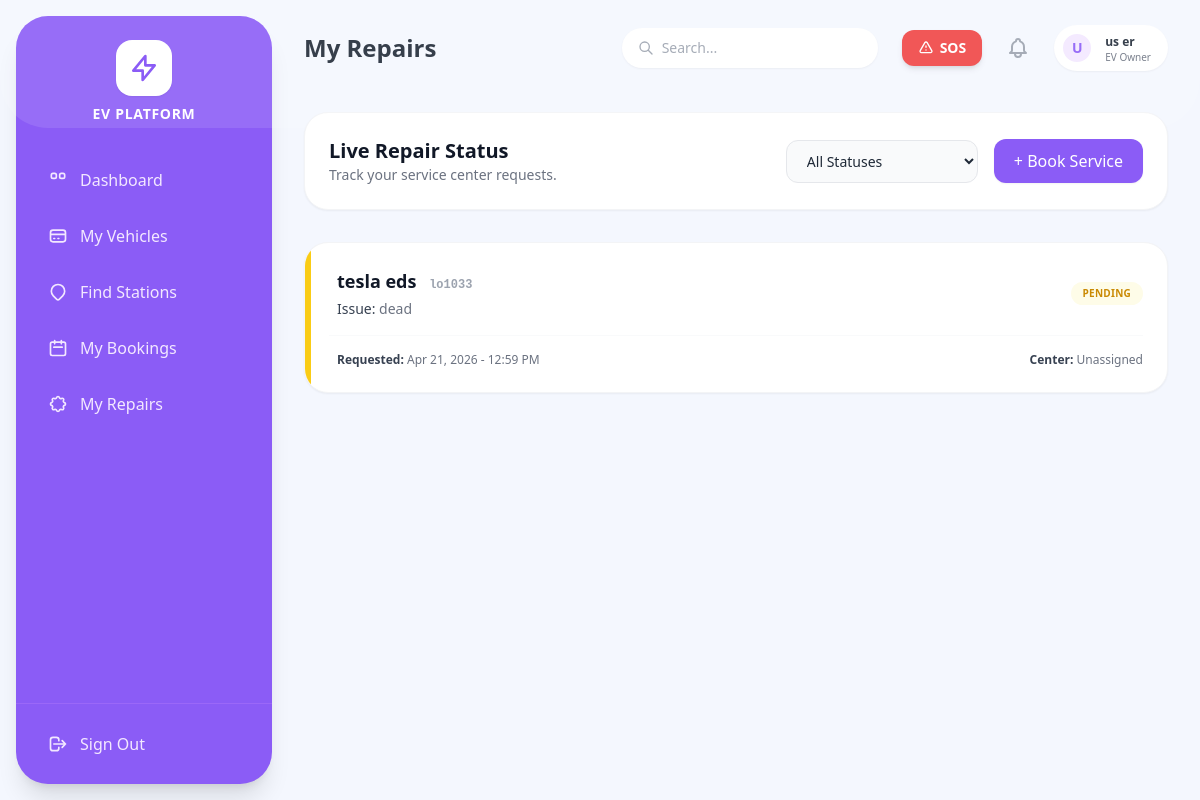
Page /owner/service/my-repairs/ (signed in) on the committed database.
### accounts/models.py (models this page shows, shortened)
class User(AbstractUser):
    class RoleChoices(models.TextChoices):
        ADMIN = 'ADMIN', 'Admin'
        EV_OWNER = 'EV_OWNER', 'EV Owner'
        STATION_OPERATOR = 'STATION_OPERATOR', 'Charging Station Operator'
        SERVICE_CENTER = 'SERVICE_CENTER', 'Service Center'
        DELIVERY_PARTNER = 'DELIVERY_PARTNER', 'Delivery Partner'
    role = models.CharField(max_length=20, choices=RoleChoices.choices, default=RoleChoices.EV_OWNER)
    phone_number = models.CharField(max_length=15, unique=True, blank=True, null=True)
    is_approved = models.BooleanField(default=False)
    email_verified = models.BooleanField(default=False) # For optional email verification

### owner/models.py (models this page shows, shortened)
class ServiceRequest(models.Model):
    STATUS_CHOICES = (
        ('pending', 'Pending'),
        ('in_progress', 'In Progress'),
        ('completed', 'Completed'),
        ('rejected', 'Rejected'),
    )
    user = models.ForeignKey(settings.AUTH_USER_MODEL, on_delete=models.CASCADE, related_name='service_requests')
    vehicle = models.ForeignKey(Vehicle, on_delete=models.CASCADE)
    service_center = models.ForeignKey('service.ServiceCenter', on_delete=models.CASCADE)
    issue_description = models.TextField()
    status = models.CharField(max_length=20, choices=STATUS_CHOICES, default='pending')
    created_at = models.DateTimeField(auto_now_add=True)

class Vehicle(models.Model):
    user = models.ForeignKey(settings.AUTH_USER_MODEL, on_delete=models.CASCADE, related_name='vehicles')
    make = models.CharField(max_length=100)
    model = models.CharField(max_length=100)
    registration_number = models.CharField(max_length=50, unique=True)
    battery_level = models.IntegerField(validators=[MinValueValidator(0), MaxValueValidator(100)], default=100)
    vehicle_type = models.CharField(max_length=50, blank=True, null=True)

### service/models.py (models this page shows, shortened)
class ServiceCenter(models.Model):
    user = models.OneToOneField(settings.AUTH_USER_MODEL, on_delete=models.CASCADE, related_name='service_center')
    name = models.CharField(max_length=255)
    contact_details = models.CharField(max_length=255)
    service_capabilities = models.TextField(help_text="e.g., Battery diagnostics, Motor repair")
    created_at = models.DateTimeField(auto_now_add=True)

### owner/views.py (the view)
# urls.py: path('service/my-repairs/', views.owner_service_dashboard, name='owner_service_dashboard'),
@login_required
@role_required('EV_OWNER')
def owner_service_dashboard(request):
    repairs = ServiceRequest.objects.filter(user=request.user).order_by('-created_at')
    status_filter = request.GET.get('status', '')
    if status_filter:
        repairs = repairs.filter(status=status_filter)
    return render(request, 'owner/repair_tracking.html', {'repairs': repairs, 'status_filter': status_filter})

### notifications/context_processors.py (called while the page is built)
def unread_count(request):
    if request.user.is_authenticated:
        count = request.user.notifications.filter(is_read=False).count()
        return {'unread_notifications_count': count}
    return {'unread_notifications_count': 0}

### owner/templates/owner/repair_tracking.html (shortened to what this page needs)
{% extends 'base.html' %}
{% block header_title %}My Repairs{% endblock %}
{% block content %}
<div class="max-w-5xl mx-auto space-y-8">
    <div class="bg-white p-6 rounded-[1.5rem] shadow-sm border border-gray-100 flex flex-col md:flex-row justify-between items-center gap-4">
        <div>
            <h2 class="text-xl font-bold text-gray-900">Live Repair Status</h2>
            <p class="text-sm text-gray-500">Track your service center requests.</p>
        </div>
        <div class="flex items-center gap-4 w-full md:w-auto">
            <form method="get" class="flex-1 md:w-48">
                <select name="status" onchange="this.form.submit()" class="w-full bg-gray-50 border border-gray-200 rounded-xl px-4 py-2.5 text-sm outline-none focus:border-[#8b5cf6] focus:ring-1 focus:ring-[#8b5cf6]">
                    <option value="">All Statuses</option>
                </select>
            </form>
            <a href="{% url 'book_repair' %}" class="bg-[#8b5cf6] text-white px-5 py-2.5 rounded-xl font-medium hover:bg-purple-600 transition whitespace-nowrap shadow-sm">+ Book Service</a>
        </div>
    </div>
    <div class="space-y-4">
        {% for repair in repairs %}
        <div class="bg-white p-6 rounded-[1.5rem] shadow-sm border border-gray-100 relative overflow-hidden group">
            <div class="absolute left-0 top-0 bottom-0 w-1.5
                {% if repair.status == 'pending' %}bg-yellow-400
                {% elif repair.status == 'in_progress' %}bg-blue-400
                {% elif repair.status == 'completed' %}bg-green-400
                {% else %}bg-red-400{% endif %}">
            </div>
            <div class="flex flex-col md:flex-row justify-between items-start md:items-center mb-4 pl-2">
                <div>
                    <h3 class="font-bold text-lg text-gray-900">{{ repair.vehicle.make }} {{ repair.vehicle.model }} <span class="text-xs font-mono text-gray-400 ml-2">{{ repair.vehicle.registration_number }}</span></h3>
                    <p class="text-sm text-gray-500 mt-1"><span class="font-medium text-gray-700">Issue:</span> {{ repair.issue_description }}</p>
                </div>
                <span class="mt-3 md:mt-0 px-3 py-1 text-[10px] rounded-full font-bold uppercase tracking-wide
                    {% if repair.status == 'pending' %}bg-yellow-50 text-yellow-600
                    {% elif repair.status == 'in_progress' %}bg-blue-50 text-blue-600 animate-pulse
                    {% elif repair.status == 'completed' %}bg-green-50 text-green-600
                    {% else %}bg-red-50 text-red-600{% endif %}">
                    {{ repair.get_status_display }}
                </span>
            </div>
            <div class="flex justify-between text-xs text-gray-500 pt-4 border-t border-gray-50 pl-2">
                <span><strong class="text-gray-700">Requested:</strong> {{ repair.created_at|date:"M d, Y - h:i A" }}</span>
                <span><strong class="text-gray-700">Center:</strong> {{ repair.service_center.name|default:"Unassigned" }}</span>
            </div>
        </div>
        {% endfor %}
    </div>
</div>
{% endblock %}

### templates/base.html (shortened to what this page needs)
<!DOCTYPE html>
<html lang="en">
<head>
    <script src="https://cdn.tailwindcss.com"></script>
</head>
<body class="flex h-screen font-sans text-gray-800 antialiased overflow-hidden">
    <aside id="mobile-sidebar" class="fixed md:static inset-y-0 left-0 z-50 w-64 bg-[#8b5cf6] text-white flex flex-col sidebar-hidden md:transform-none md:my-4 md:ml-4 md:rounded-[2rem] shadow-xl overflow-hidden">
        <div class="flex items-center justify-between md:justify-center mt-6 mb-8 px-6 md:px-0 z-10">
            <div class="flex flex-col items-center">
                <div class="bg-white text-[#8b5cf6] p-3 rounded-2xl mb-2 shadow-sm flex items-center justify-center">
                    <svg class="h-8 w-8" fill="none" stroke="currentColor" viewBox="0 0 24 24"><path stroke-linecap="round" stroke-linejoin="round" stroke-width="2" d="M13 10V3L4 14h7v7l9-11h-7z"></path></svg>
                </div>
                <h2 class="font-bold tracking-wider text-sm uppercase hidden md:block">EV Platform</h2>
            </div>
        </div>
        <nav class="flex-1 px-4 overflow-y-auto hide-scrollbar z-10 pb-4">
            <ul class="space-y-2">
                {% if request.user.role == 'EV_OWNER' %}
                <li><a href="{% url 'owner_dashboard' %}" class="flex items-center space-x-3 px-4 py-3 rounded-xl text-purple-100 hover:bg-white hover:bg-opacity-10 transition font-medium"><svg class="w-5 h-5" fill="none" stroke="currentColor" viewBox="0 0 24 24"><path stroke-linecap="round" stroke-linejoin="round" stroke-width="2" d="M4 6a2 2 0 012-2h2a2 2 0 012 2v2a2 2 0 01-2 2H6a2 2 0 01-2-2V6zM14 6a2 2 0 012-2h2a2 2 0 012 2v2a2 2 0 01-2 2h-2a2 2 0 01-2-2V6z"></path></svg><span>Dashboard</span></a></li>
                <li><a href="{% url 'owner_vehicle_list' %}" class="flex items-center space-x-3 px-4 py-3 rounded-xl text-purple-100 hover:bg-white hover:bg-opacity-10 transition font-medium"><svg class="w-5 h-5" fill="none" stroke="currentColor" viewBox="0 0 24 24"><path stroke-linecap="round" stroke-linejoin="round" stroke-width="2" d="M3 10h18M7 15h1m4 0h1m-7 4h12a3 3 0 003-3V8a3 3 0 00-3-3H6a3 3 0 00-3 3v8a3 3 0 003 3z"></path></svg><span>My Vehicles</span></a></li>
                <li><a href="{% url 'browse_stations' %}" class="flex items-center space-x-3 px-4 py-3 rounded-xl text-purple-100 hover:bg-white hover:bg-opacity-10 transition font-medium"><svg class="w-5 h-5" fill="none" stroke="currentColor" viewBox="0 0 24 24"><path stroke-linecap="round" stroke-linejoin="round" stroke-width="2" d="M17.657 16.657L13.414 20.9a1.998 1.998 0 01-2.827 0l-4.244-4.243a8 8 0 1111.314 0z"></path></svg><span>Find Stations</span></a></li>
                <li><a href="{% url 'booking_list' %}" class="flex items-center space-x-3 px-4 py-3 rounded-xl text-purple-100 hover:bg-white hover:bg-opacity-10 transition font-medium"><svg class="w-5 h-5" fill="none" stroke="currentColor" viewBox="0 0 24 24"><path stroke-linecap="round" stroke-linejoin="round" stroke-width="2" d="M8 7V3m8 4V3m-9 8h10M5 21h14a2 2 0 002-2V7a2 2 0 00-2-2H5a2 2 0 00-2 2v12a2 2 0 002 2z"></path></svg><span>My Bookings</span></a></li>
                <li><a href="{% url 'owner_service_dashboard' %}" class="flex items-center space-x-3 px-4 py-3 rounded-xl text-purple-100 hover:bg-white hover:bg-opacity-10 transition font-medium"><span>My Repairs</span></a></li>
                {% endif %}
            </ul>
        </nav>
        <div class="p-4 z-10 border-t border-purple-400 border-opacity-30">
            <form method="post" action="{% url 'logout' %}">
                <button type="submit" class="w-full flex items-center space-x-3 px-4 py-3 rounded-xl text-purple-100 hover:bg-white hover:text-red-500 hover:bg-opacity-10 transition font-medium">
                    <svg class="w-5 h-5" fill="none" stroke="currentColor" viewBox="0 0 24 24"><path stroke-linecap="round" stroke-linejoin="round" stroke-width="2" d="M17 16l4-4m0 0l-4-4m4 4H7m6 4v1a3 3 0 01-3 3H6a3 3 0 01-3-3V7a3 3 0 013-3h4a3 3 0 013 3v1"></path></svg>
                    <span>Sign Out</span>
                </button>
            </form>
        </div>
    </aside>
    <div class="flex-1 flex flex-col h-full overflow-hidden">
        <header class="h-20 bg-transparent flex items-center justify-between px-4 md:px-8 z-10 pt-4 md:pt-6 pb-2">
            <div class="flex items-center">
                <h1 class="text-xl md:text-2xl font-bold text-gray-800 truncate">
                    {% block header_title %}Dashboard{% endblock %}
                </h1>
            </div>
            <div class="flex items-center space-x-3 md:space-x-6">
                <div class="hidden lg:block relative w-64">
                    <input type="text" placeholder="Search..." class="w-full bg-white rounded-full py-2.5 pl-10 pr-4 shadow-sm border-none focus:ring-2 focus:ring-[#8b5cf6] text-sm text-gray-600 outline-none">
                    <svg class="w-4 h-4 text-gray-400 absolute left-4 top-3" fill="none" stroke="currentColor" viewBox="0 0 24 24"><path stroke-linecap="round" stroke-linejoin="round" stroke-width="2" d="M21 21l-6-6m2-5a7 7 0 11-14 0 7 7 0 0114 0z"></path></svg>
                </div>
                {% if request.user.role == 'EV_OWNER' %}
                <form method="post" action="{% url 'trigger_sos' %}" class="inline-block" onsubmit="return confirm('Are you sure you want to trigger an Emergency SOS? This will alert all service centers.');">
                    <button type="submit" class="bg-red-500 text-white px-4 py-2 rounded-xl font-bold text-sm shadow-md hover:bg-red-600 animate-pulse flex items-center transition">
                        <svg class="w-4 h-4 mr-1.5" fill="none" stroke="currentColor" viewBox="0 0 24 24"><path stroke-linecap="round" stroke-linejoin="round" stroke-width="2" d="M12 9v2m0 4h.01m-6.938 4h13.856c1.54 0 2.502-1.667 1.732-3L13.732 4c-.77-1.333-2.694-1.333-3.464 0L3.34 16c-.77 1.333.192 3 1.732 3z"></path></svg>
                        SOS
                    </button>
                </form>
                {% endif %}
                <div class="relative group">
                    <a href="{% url 'notification_list' %}" class="relative p-2 text-gray-400 hover:text-gray-500">
                    </a>
                </div>
                <a href="{% url 'profile_view' %}" class="flex items-center space-x-3 bg-white pl-1.5 pr-4 py-1.5 rounded-full shadow-sm border border-gray-100 hover:bg-purple-50 transition border-transparent hover:border-purple-200 cursor-pointer group">
                    <div class="h-8 w-8 rounded-full bg-purple-100 flex items-center justify-center text-[#8b5cf6] font-bold uppercase text-sm border-2 border-white">
                        {{ request.user.username|make_list|first }}
                    </div>
                    <div class="hidden md:block text-left">
                        <p class="text-xs font-bold text-gray-800 group-hover:text-[#8b5cf6] transition">{{ request.user.get_full_name|default:request.user.username }}</p>
                        <p class="text-[10px] text-gray-500 leading-none mt-0.5">{{ request.user.get_role_display }}</p>
                    </div>
                </a>
            </div>
        </header>
        <main class="flex-1 overflow-x-hidden overflow-y-auto p-4 md:p-8 hide-scrollbar">
            {% block content %}
            {% endblock %}
        </main>
    </div>
</body>
</html>

### templates/base.html (style rules this page uses)
body { font-family: 'Poppins', sans-serif; background-color: #f4f7fe; }
#mobile-sidebar { transition: transform 0.3s ease-in-out; }
.sidebar-hidden { transform: translateX(-100%); }
.hide-scrollbar { -ms-overflow-style: none; scrollbar-width: none; }

### rows in the picture
User: user.username|make_list "U", user.get_full_name "us er", user.role "EV Owner"
ServiceRequest: vehicle.make "tesla", vehicle.model "eds", vehicle.registration_number "lo1033", issue_description "dead", status "PENDING", created_at "Apr 21, 2026 - 12:59 PM", service_center.name "Unassigned"
